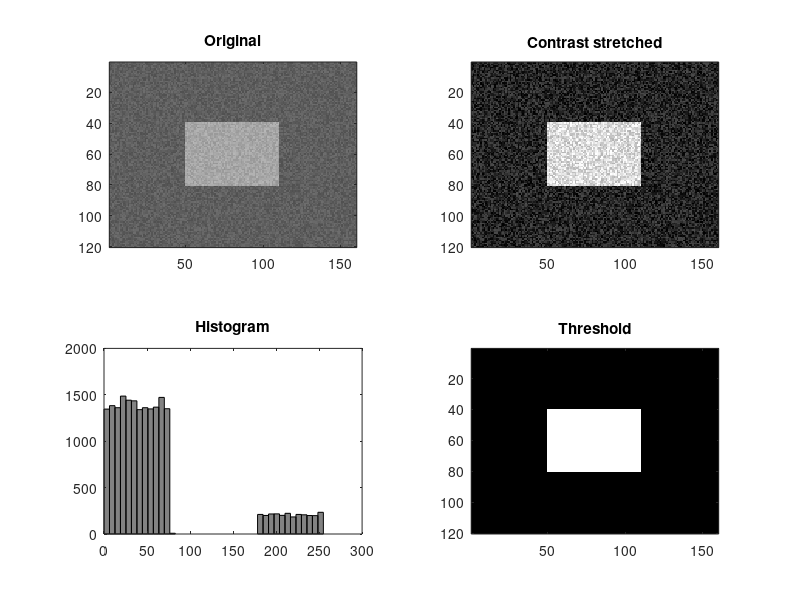

The MATLAB source for this figure:
% Day 100 · Image Processing Basics: Images as Matrices — Brightness, contrast, threshold and histogram
% Run: open this file in MATLAB and press Run (or type example_2 in the Command Window)

rng(4);
img = 80 + 30*rand(120, 160);                     % a dull, low-contrast, noisy image
img(40:80, 50:110) = img(40:80, 50:110) + 70;     % a brighter object
stretched = (img - min(img(:))) / (max(img(:)) - min(img(:))) * 255;   % contrast stretch
level = 128;                                      % half-way in the stretched range
mask = stretched > level;                         % a binary image
subplot(2, 2, 1); imagesc(img, [0 255]); colormap(gray); axis image; title('Original')
subplot(2, 2, 2); imagesc(stretched, [0 255]); axis image; title('Contrast stretched')
subplot(2, 2, 3); hist(stretched(:), 40); title('Histogram')
subplot(2, 2, 4); imagesc(mask); axis image; title('Threshold')
[r, c] = find(mask);
fprintf('Object found at rows %d-%d, columns %d-%d (%d pixels)\n', min(r), max(r), min(c), max(c), nnz(mask));
